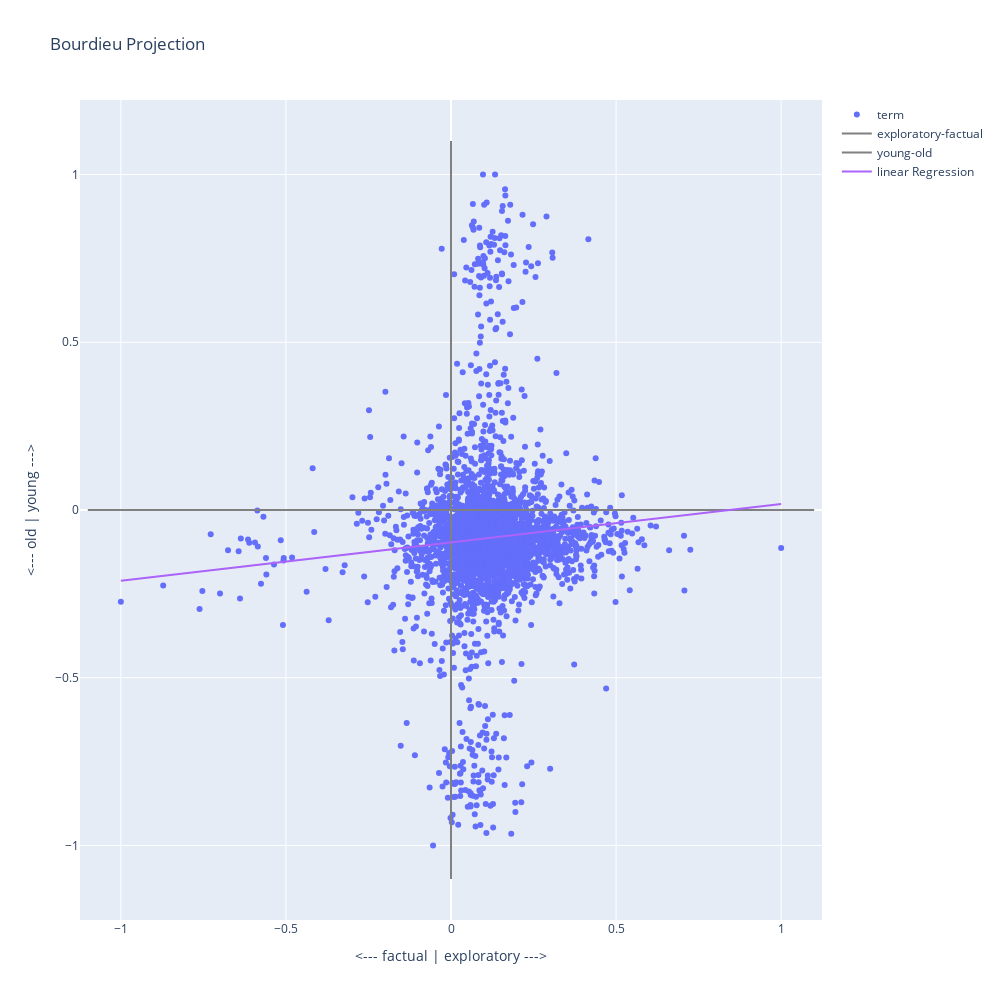

This figure's notebook cell:
### Code cell
projection_1 = ['exploratory', 'factual']

#projection_1 = ['men', 'women']
projection_2 = ['young', 'old']

fig = bourdieu.bourdieu_projection(
        projection_1,
        projection_2,
        height= 1000,
        width = 1000,
        regression=True,
        type="terms")
fig.show()

### Figure 1 — Plotly figure (JSON) as saved in the notebook; plotly's stock layout.template omitted (floating-point values rounded to 4 significant figures; data arrays with more than 128 entries replaced by an {"elided": "..."} marker saying what was removed)
{"data": [{"mode": "markers", "name": "term", "text": {"elided": "3004 str values"}, "type": "scatter", "x": {"elided": "3004 float values"}, "y": {"elided": "3004 float values"}}, {"line": {"color": "grey"}, "mode": "lines", "name": "exploratory-factual", "type": "scatter", "x": [-1.1, 1.1], "y": [0, 0]}, {"line": {"color": "grey"}, "mode": "lines", "name": "young-old", "type": "scatter", "x": [0, 0], "y": [-1.1, 1.1]}, {"mode": "lines", "name": "linear Regression", "type": "scatter", "x": {"elided": "3004 float values"}, "y": {"elided": "3004 float values"}}], "layout": {"height": 1000, "title": {"text": "Bourdieu Projection"}, "width": 1000, "xaxis": {"autorange": true, "range": [-1.124, 1.124], "title": {"text": "<--- factual | exploratory --->"}, "type": "linear"}, "yaxis": {"autorange": true, "range": [-1.222, 1.222], "title": {"text": "<--- old | young --->"}, "type": "linear"}}}
